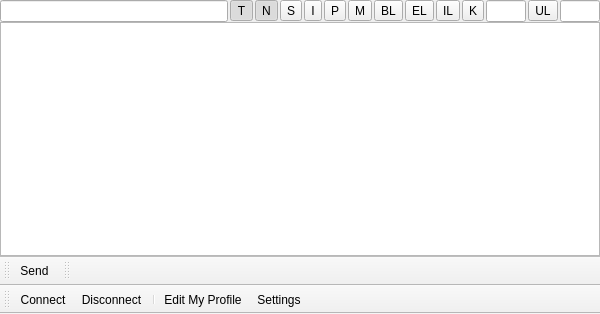
<?xml version="1.0" encoding="UTF-8"?>
<ui version="4.0">
 <class>WidgetChatCenter</class>
 <widget class="QMainWindow" name="WidgetChatCenter">
  <property name="geometry">
   <rect>
    <x>0</x>
    <y>0</y>
    <width>600</width>
    <height>314</height>
   </rect>
  </property>
  <property name="windowTitle">
   <string>ChetCenter</string>
  </property>
  <widget class="QWidget" name="centralwidget">
   <layout class="QVBoxLayout" name="verticalLayout">
    <property name="spacing">
     <number>0</number>
    </property>
    <property name="margin">
     <number>0</number>
    </property>
    <item>
     <layout class="QGridLayout" name="gridLayout">
      <property name="horizontalSpacing">
       <number>2</number>
      </property>
      <item row="0" column="0">
       <widget class="QLineEdit" name="lineEdit"/>
      </item>
      <item row="0" column="1">
       <widget class="QToolButton" name="toolButtonTopicProtection">
        <property name="toolTip">
         <string>Topic Protection</string>
        </property>
        <property name="text">
         <string>T</string>
        </property>
        <property name="checkable">
         <bool>true</bool>
        </property>
        <property name="checked">
         <bool>true</bool>
        </property>
       </widget>
      </item>
      <item row="0" column="2">
       <widget class="QToolButton" name="toolButtonNoOutsideMessages">
        <property name="toolTip">
         <string>No Outside Messages</string>
        </property>
        <property name="text">
         <string>N</string>
        </property>
        <property name="checkable">
         <bool>true</bool>
        </property>
        <property name="checked">
         <bool>true</bool>
        </property>
       </widget>
      </item>
      <item row="0" column="3">
       <widget class="QToolButton" name="toolButtonSecret">
        <property name="toolTip">
         <string>Secret</string>
        </property>
        <property name="text">
         <string>S</string>
        </property>
        <property name="checkable">
         <bool>true</bool>
        </property>
       </widget>
      </item>
      <item row="0" column="4">
       <widget class="QToolButton" name="toolButtonInviteOnly">
        <property name="toolTip">
         <string>Invite Only</string>
        </property>
        <property name="text">
         <string>I</string>
        </property>
        <property name="checkable">
         <bool>true</bool>
        </property>
       </widget>
      </item>
      <item row="0" column="5">
       <widget class="QToolButton" name="toolButtonPrivate">
        <property name="toolTip">
         <string>Private</string>
        </property>
        <property name="text">
         <string>P</string>
        </property>
        <property name="checkable">
         <bool>true</bool>
        </property>
       </widget>
      </item>
      <item row="0" column="6">
       <widget class="QToolButton" name="toolButtonModerated">
        <property name="toolTip">
         <string>Moderated</string>
        </property>
        <property name="text">
         <string>M</string>
        </property>
        <property name="checkable">
         <bool>true</bool>
        </property>
       </widget>
      </item>
      <item row="0" column="7">
       <widget class="QToolButton" name="toolButtonBanList">
        <property name="toolTip">
         <string>Ban List</string>
        </property>
        <property name="text">
         <string>BL</string>
        </property>
       </widget>
      </item>
      <item row="0" column="10">
       <widget class="QToolButton" name="toolButtonKeyword">
        <property name="toolTip">
         <string>Keyword</string>
        </property>
        <property name="text">
         <string>K</string>
        </property>
        <property name="checkable">
         <bool>true</bool>
        </property>
       </widget>
      </item>
      <item row="0" column="11">
       <widget class="QLineEdit" name="lineEditKeyword">
        <property name="maximumSize">
         <size>
          <width>40</width>
          <height>16777215</height>
         </size>
        </property>
       </widget>
      </item>
      <item row="0" column="13">
       <widget class="QLineEdit" name="lineEditUserLimit">
        <property name="maximumSize">
         <size>
          <width>40</width>
          <height>16777215</height>
         </size>
        </property>
       </widget>
      </item>
      <item row="0" column="12">
       <widget class="QToolButton" name="toolButtonUserLimit">
        <property name="toolTip">
         <string>User Limit</string>
        </property>
        <property name="text">
         <string>UL</string>
        </property>
        <property name="checkable">
         <bool>true</bool>
        </property>
       </widget>
      </item>
      <item row="0" column="8">
       <widget class="QToolButton" name="toolButtonExceptList">
        <property name="toolTip">
         <string>Except list</string>
        </property>
        <property name="text">
         <string>EL</string>
        </property>
       </widget>
      </item>
      <item row="0" column="9">
       <widget class="QToolButton" name="toolButtonInviteList">
        <property name="toolTip">
         <string>Invite List</string>
        </property>
        <property name="text">
         <string>IL</string>
        </property>
       </widget>
      </item>
     </layout>
    </item>
    <item>
     <widget class="QTextBrowser" name="textBrowserChat"/>
    </item>
   </layout>
  </widget>
  <widget class="QToolBar" name="toolBarChatControls">
   <property name="contextMenuPolicy">
    <enum>Qt::PreventContextMenu</enum>
   </property>
   <property name="windowTitle">
    <string>toolBar</string>
   </property>
   <property name="iconSize">
    <size>
     <width>16</width>
     <height>16</height>
    </size>
   </property>
   <property name="toolButtonStyle">
    <enum>Qt::ToolButtonTextBesideIcon</enum>
   </property>
   <property name="floatable">
    <bool>false</bool>
   </property>
   <attribute name="toolBarArea">
    <enum>BottomToolBarArea</enum>
   </attribute>
   <attribute name="toolBarBreak">
    <bool>false</bool>
   </attribute>
   <addaction name="actionConnect"/>
   <addaction name="actionDisconnect"/>
   <addaction name="separator"/>
   <addaction name="actionEditMyProfile"/>
   <addaction name="actionChatSettings"/>
  </widget>
  <widget class="QToolBar" name="toolBarChatMessage">
   <property name="contextMenuPolicy">
    <enum>Qt::PreventContextMenu</enum>
   </property>
   <property name="windowTitle">
    <string>toolBar_2</string>
   </property>
   <property name="iconSize">
    <size>
     <width>16</width>
     <height>16</height>
    </size>
   </property>
   <property name="floatable">
    <bool>false</bool>
   </property>
   <attribute name="toolBarArea">
    <enum>BottomToolBarArea</enum>
   </attribute>
   <attribute name="toolBarBreak">
    <bool>true</bool>
   </attribute>
   <addaction name="actionSend"/>
  </widget>
  <widget class="QToolBar" name="toolBarOperator">
   <property name="contextMenuPolicy">
    <enum>Qt::PreventContextMenu</enum>
   </property>
   <property name="windowTitle">
    <string>toolBar_3</string>
   </property>
   <property name="iconSize">
    <size>
     <width>16</width>
     <height>16</height>
    </size>
   </property>
   <property name="floatable">
    <bool>false</bool>
   </property>
   <attribute name="toolBarArea">
    <enum>BottomToolBarArea</enum>
   </attribute>
   <attribute name="toolBarBreak">
    <bool>false</bool>
   </attribute>
  </widget>
  <action name="actionConnect">
   <property name="icon">
    <iconset resource="Resource.qrc">
     <normaloff>:/Resource/Network/Connect.png</normaloff>:/Resource/Network/Connect.png</iconset>
   </property>
   <property name="text">
    <string>Connect</string>
   </property>
  </action>
  <action name="actionDisconnect">
   <property name="icon">
    <iconset resource="Resource.qrc">
     <normaloff>:/Resource/Network/Disconnect.png</normaloff>:/Resource/Network/Disconnect.png</iconset>
   </property>
   <property name="text">
    <string>Disconnect</string>
   </property>
  </action>
  <action name="actionEditMyProfile">
   <property name="icon">
    <iconset resource="Resource.qrc">
     <normaloff>:/Resource/Chat/Chat.png</normaloff>:/Resource/Chat/Chat.png</iconset>
   </property>
   <property name="text">
    <string>Edit My Profile</string>
   </property>
  </action>
  <action name="actionChatSettings">
   <property name="icon">
    <iconset resource="Resource.qrc">
     <normaloff>:/Resource/Generic/Settings.png</normaloff>:/Resource/Generic/Settings.png</iconset>
   </property>
   <property name="text">
    <string>Settings</string>
   </property>
   <property name="toolTip">
    <string>Settings</string>
   </property>
  </action>
  <action name="actionSend">
   <property name="icon">
    <iconset resource="Resource.qrc">
     <normaloff>:/Resource/Chat/Send.png</normaloff>:/Resource/Chat/Send.png</iconset>
   </property>
   <property name="text">
    <string>Send</string>
   </property>
  </action>
 </widget>
 <resources>
  <include location="Resource.qrc"/>
 </resources>
 <connections/>
</ui>
